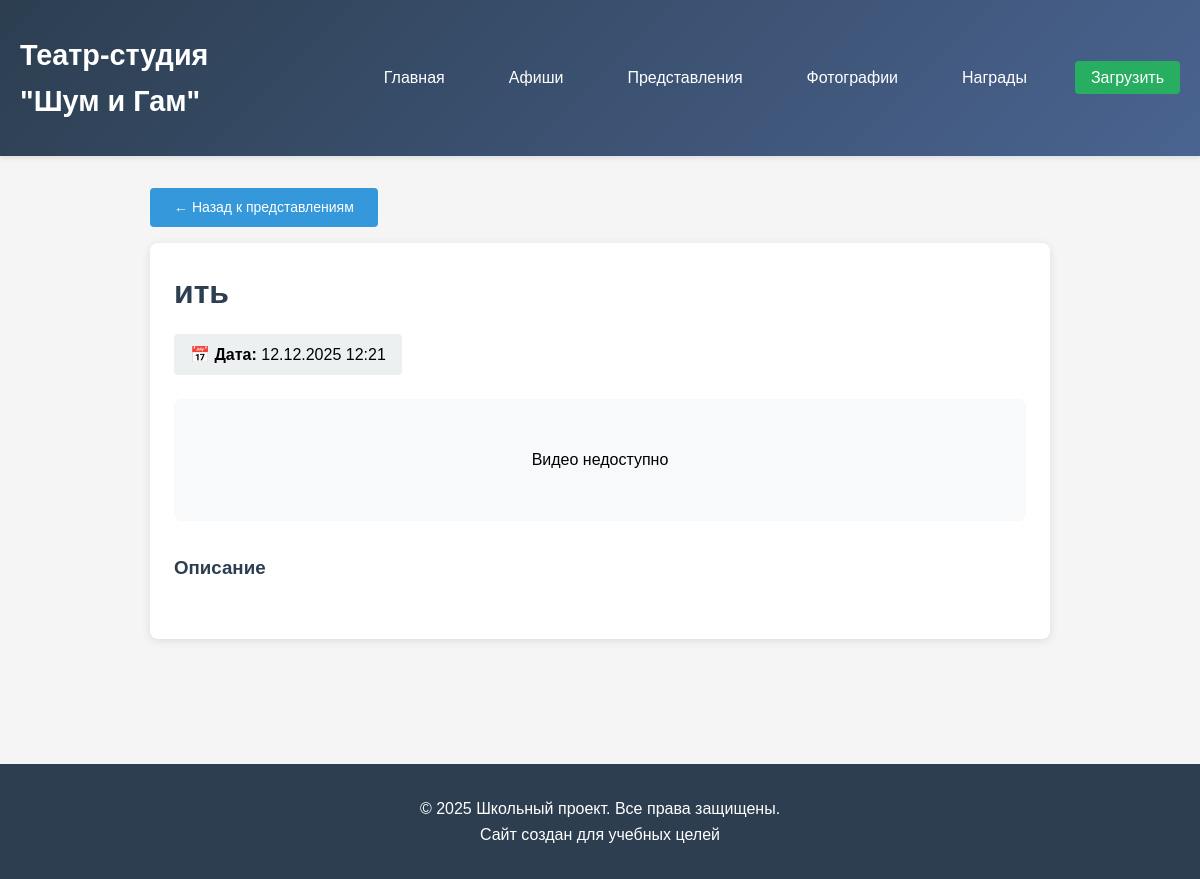
Page /performance/1/ on the earlier database version.
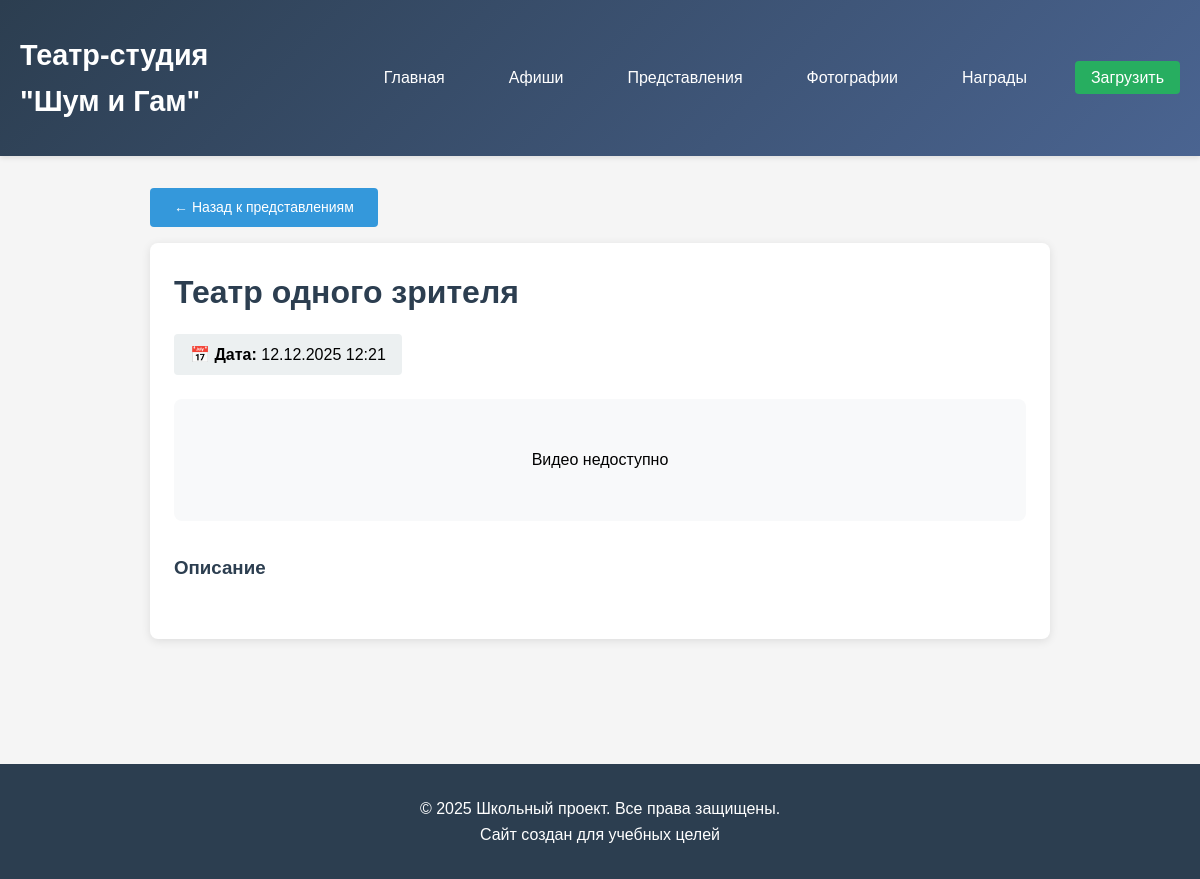
Same page on the later database version.
### culture/models.py (models this page shows, shortened)
class UserUpload(models.Model):
    TYPE_CHOICES = [
        ('photo', 'Фотография'),
        ('video', 'Видео'),
        ('poster', 'Афиша'),
        ('award', 'Награда'),
    ]
    upload_type = models.CharField(max_length=10, choices=TYPE_CHOICES)
    title = models.CharField(max_length=200)
    description = models.TextField(blank=True)
    category = models.ForeignKey(Category, on_delete=models.SET_NULL, null=True, blank=True)
    image = models.ImageField(upload_to='user_uploads/images/', blank=True, null=True)
    video = models.FileField(upload_to='user_uploads/videos/', blank=True, null=True)
    youtube_url = models.URLField(blank=True, null=True)
    created_at = models.DateTimeField(default=timezone.now)

### culture/views.py (the view)
# urls.py: path('performance/<int:pk>/', views.performance_detail, name='performance_detail'),
def performance_detail(request, pk):
    try:
        performance = Performance.objects.get(pk=pk)
    except Performance.DoesNotExist:
        performance = get_object_or_404(UserUpload, pk=pk)
    return render(request, 'culture/performance_detail.html', {'performance': performance})

### culture/templates/culture/performance_detail.html (shortened to what this page needs)
{% extends 'culture/base.html' %}
{% load video_filters %}
{% block content %}
<div style="max-width: 900px; margin: 0 auto;">
    <a href="{% url 'performances' %}" class="btn" style="margin-bottom: 1rem;">← Назад к представлениям</a>
    <div class="card">
        <div class="card-content">
            <h1 style="color: #2c3e50; margin-bottom: 1rem;">{{ performance.title }}</h1>
            <div style="background: #ecf0f1; padding: 0.5rem 1rem; border-radius: 4px; display: inline-block; margin-bottom: 1.5rem;">
                📅 <strong>Дата:</strong>
                {% if performance.date %}
                    {{ performance.date|date:"d.m.Y H:i" }}
                {% else %}
                    {{ performance.created_at|date:"d.m.Y H:i" }}
                {% endif %}
            </div>
            <div class="video-wrapper">
                {% with url=performance.youtube_url %}
                {% if url %}
                    {% if 'youtube.com' in url or 'youtu.be' in url %}
                        <div style="position: relative; padding-bottom: 56.25%; height: 0; overflow: hidden; border-radius: 8px; margin: 2rem 0; background: #000;">
                            <iframe
                                src="{{ url|youtube_embed }}"
                                title="YouTube видео"
                                style="position: absolute; top: 0; left: 0; width: 100%; height: 100%; border: none;"
                                allow="accelerometer; autoplay; clipboard-write; encrypted-media; gyroscope; picture-in-picture; fullscreen; payment"
                                allowfullscreen="allowfullscreen"
                                loading="lazy"
>
                            </iframe>
                        </div>
                    {% elif 'vimeo.com' in url %}
                        <div style="position: relative; padding-bottom: 56.25%; height: 0; overflow: hidden; border-radius: 8px; margin: 2rem 0; background: #000;">
                            <iframe
                                src="{{ url|vimeo_embed }}"
                                style="position: absolute; top: 0; left: 0; width: 100%; height: 100%; border: none;"
                                allow="autoplay; fullscreen; picture-in-picture"
                                allowfullscreen>
                            </iframe>
                        </div>
                    {% elif 'vk.com' in url or 'vkvideo.ru' in url %}
                        <div style="position: relative; padding-bottom: 56.25%; height: 0; overflow: hidden; border-radius: 8px; margin: 2rem 0; background: #000;">
                            <iframe
                                src="{{ url|vk_embed }}"
                                style="position: absolute; top: 0; left: 0; width: 100%; height: 100%; border: none;"
                                allow="autoplay; fullscreen; picture-in-picture"
                                allowfullscreen>
                            </iframe>
                        </div>
                    {% else %}
                        <div style="text-align: center; padding: 3rem; background: #f8f9fa; border-radius: 8px;">
                            <p>⚠️ Неподдерживаемая платформа видео</p>
                            <p style="font-size: 0.9rem; color: #666;">URL: {{ url }}</p>
                            <p style="font-size: 0.85rem; color: #999; margin-top: 1rem;">Поддерживаемые платформы: YouTube, Vimeo, ВКонтакте</p>
                        </div>
                    {% endif %}
                {% else %}
                    <div style="text-align: center; padding: 3rem; background: #f8f9fa; border-radius: 8px;">
                        <p>Видео недоступно</p>
                    </div>
                {% endif %}
                {% endwith %}
            </div>
            <div style="margin: 2rem 0;">
                <h3 style="color: #2c3e50; margin-bottom: 1rem;">Описание</h3>
            </div>
        </div>
    </div>
</div>
{% endblock %}

Differences in the rows shown:
changed UserUpload: title "ить" → "Театр одного зрителя"
